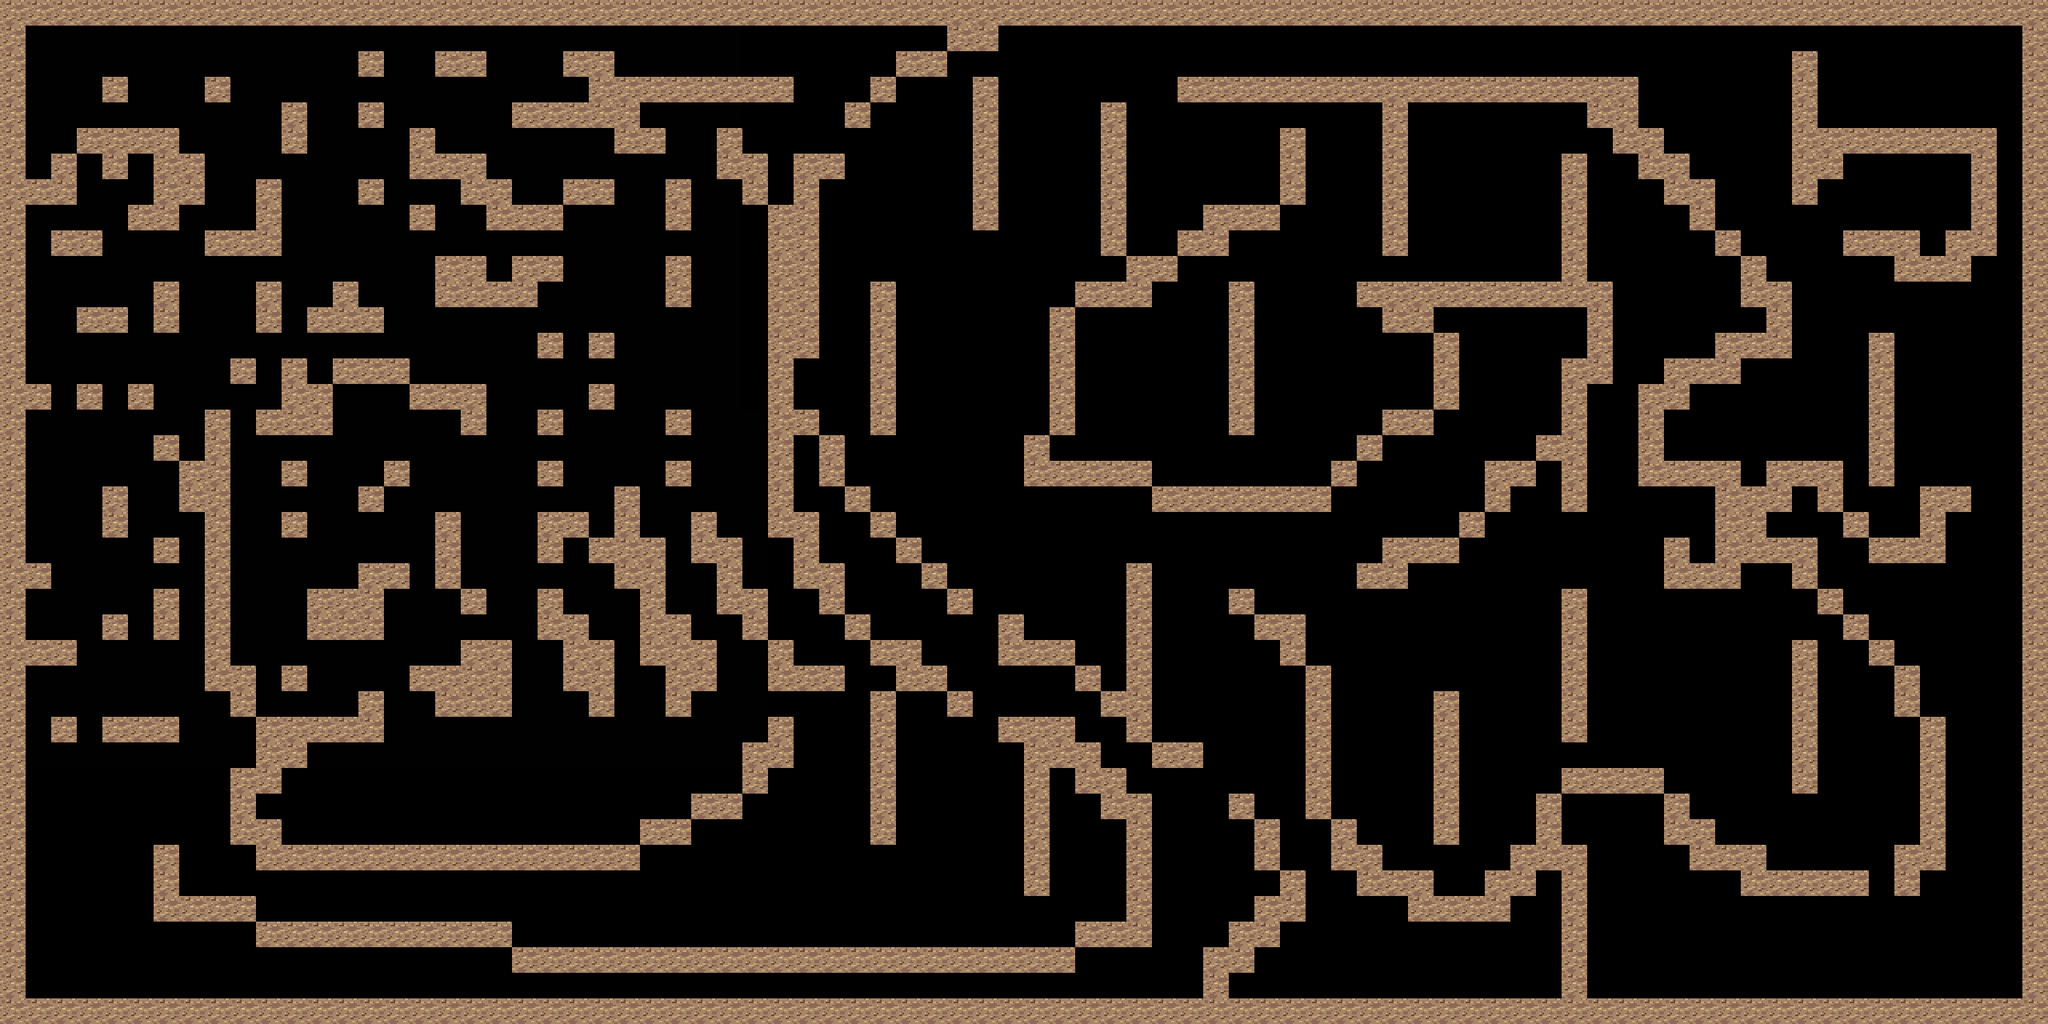

This is a level from a 2D game, rendered from its Tiled map with the project's own tilesets. A one-line summary and the map file follow, with tile-layer data summarised:
An orthogonal 80x40 tile map with 32x32 px tiles, 2 tile layers (floor, block), 1 hidden layer not drawn, 2 tilesets and 2 objects (SpawnPoint, SuccessPoint).

<map version="1.0" orientation="orthogonal" renderorder="right-down" width="80" height="40" tilewidth="32" tileheight="32" nextobjectid="12">
 <tileset firstgid="1" name="barriers" tilewidth="32" tileheight="32" tilecount="36" columns="6">
  <image source="barriers.png" width="192" height="192" />
  <tile id="0">
   <properties>
    <property name="barrier" value="true" />
   </properties>
  </tile>
  <tile id="1">
   <properties>
    <property name="barrier" value="true" />
   </properties>
  </tile>
  <tile id="2">
   <properties>
    <property name="barrier" value="true" />
   </properties>
  </tile>
  <tile id="3">
   <properties>
    <property name="barrier" value="true" />
   </properties>
  </tile>
  <tile id="4">
   <properties>
    <property name="barrier" value="true" />
   </properties>
  </tile>
  <tile id="5">
   <properties>
    <property name="barrier" value="true" />
   </properties>
  </tile>
  <tile id="6">
   <properties>
    <property name="barrier" value="true" />
   </properties>
  </tile>
  <tile id="7">
   <properties>
    <property name="barrier" value="true" />
   </properties>
  </tile>
  <tile id="8">
   <properties>
    <property name="barrier" value="true" />
   </properties>
  </tile>
  <tile id="9">
   <properties>
    <property name="barrier" value="true" />
   </properties>
  </tile>
  <tile id="10">
   <properties>
    <property name="barrier" value="true" />
   </properties>
  </tile>
  <tile id="11">
   <properties>
    <property name="barrier" value="true" />
   </properties>
  </tile>
  <tile id="12">
   <properties>
    <property name="barrier" value="true" />
   </properties>
  </tile>
  <tile id="13">
   <properties>
    <property name="barrier" value="true" />
   </properties>
  </tile>
  <tile id="14">
   <properties>
    <property name="barrier" value="true" />
   </properties>
  </tile>
  <tile id="15">
   <properties>
    <property name="barrier" value="true" />
   </properties>
  </tile>
  <tile id="16">
   <properties>
    <property name="barrier" value="true" />
   </properties>
  </tile>
  <tile id="17">
   <properties>
    <property name="barrier" value="true" />
   </properties>
  </tile>
  <tile id="18">
   <properties>
    <property name="barrier" value="true" />
   </properties>
  </tile>
  <tile id="19">
   <properties>
    <property name="barrier" value="true" />
   </properties>
  </tile>
  <tile id="20">
   <properties>
    <property name="barrier" value="true" />
   </properties>
  </tile>
  <tile id="21">
   <properties>
    <property name="barrier" value="true" />
   </properties>
  </tile>
  <tile id="22">
   <properties>
    <property name="barrier" value="true" />
   </properties>
  </tile>
  <tile id="23">
   <properties>
    <property name="barrier" value="true" />
   </properties>
  </tile>
  <tile id="24">
   <properties>
    <property name="barrier" value="true" />
   </properties>
  </tile>
  <tile id="25">
   <properties>
    <property name="barrier" value="true" />
   </properties>
  </tile>
  <tile id="26">
   <properties>
    <property name="barrier" value="true" />
   </properties>
  </tile>
  <tile id="27">
   <properties>
    <property name="barrier" value="true" />
   </properties>
  </tile>
  <tile id="28">
   <properties>
    <property name="barrier" value="true" />
   </properties>
  </tile>
  <tile id="29">
   <properties>
    <property name="barrier" value="true" />
   </properties>
  </tile>
  <tile id="30">
   <properties>
    <property name="barrier" value="true" />
   </properties>
  </tile>
  <tile id="31">
   <properties>
    <property name="barrier" value="true" />
   </properties>
  </tile>
  <tile id="32">
   <properties>
    <property name="barrier" value="true" />
   </properties>
  </tile>
  <tile id="33">
   <properties>
    <property name="barrier" value="true" />
   </properties>
  </tile>
  <tile id="34">
   <properties>
    <property name="barrier" value="true" />
   </properties>
  </tile>
  <tile id="35">
   <properties>
    <property name="barrier" value="true" />
   </properties>
  </tile>
 </tileset>
 <tileset firstgid="37" name="ground" tilewidth="32" tileheight="32" tilecount="1" columns="1">
  <image source="ground.png" width="32" height="32" />
  <tile id="0">
   <properties>
    <property name="block" value="1" />
    <property name="floor" value="true" />
   </properties>
  </tile>
 </tileset>
 <layer name="floor" width="80" height="40" opacity="0.01">
  <properties>
   <property name="floor" value="true" />
  </properties>
  <data>[3200 cells, 885 non-empty, 1 distinct tile ids]</data>
 </layer>
 <layer name="barrier" width="80" height="40" visible="0">
  <properties>
   <property name="barrier" value="true" />
  </properties>
  <data>[3200 cells, 463 non-empty, 26 distinct tile ids]</data>
 </layer>
 <objectgroup name="players" visible="0" offsetx="-42" offsety="-14">
  <object id="1" name="SpawnPoint" x="143" y="800" width="23">
   <ellipse />
  </object>
  <object id="2" name="SuccessPoint" x="655" y="80">
   <ellipse />
  </object>
 </objectgroup>
 <layer name="block" width="80" height="40" opacity="0.99">
  <data>[3200 cells, 897 non-empty, 1 distinct tile ids]</data>
 </layer>
</map>
